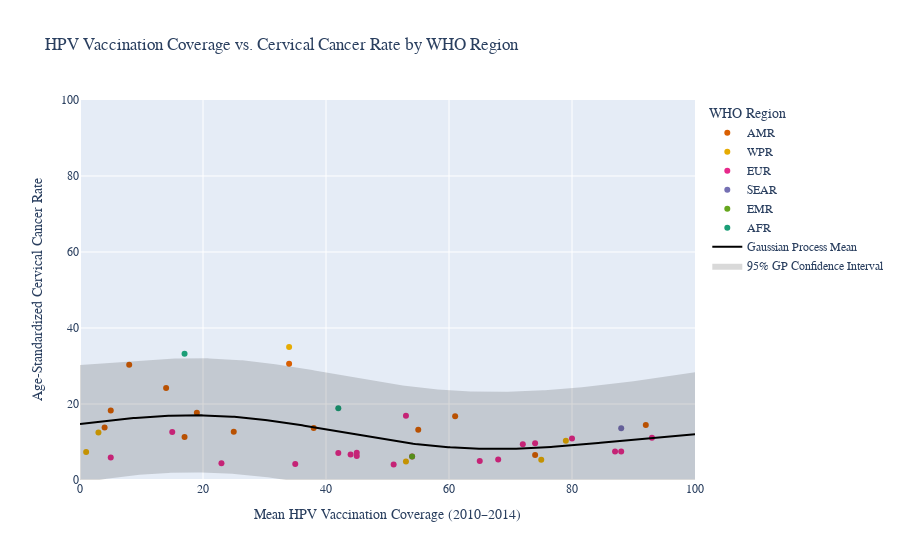

Notebook cell for this chart:
### Code cell
# Define colors for WHO regions
who_colors = {
    "AFR": "#1b9e77",
    "AMR": "#d95f02",
    "SEAR": "#7570b3",
    "EUR": "#e7298a",
    "EMR": "#66a61e",
    "WPR": "#e6ab02"
}

# Prepare X and y for GP (must be 2D arrays)
pos = region_summary[region_summary["mean_coverage_2010_2014"] > 0]
X = pos['mean_coverage_2010_2014'].values.reshape(-1, 1)
y = pos['ASR'].values

# Kernel: smooth function + noise
kernel = RBF(length_scale=20.0) + WhiteKernel(noise_level=1.0)

gp = GaussianProcessRegressor(
    kernel=kernel,
    normalize_y=True,
    random_state=42
)

gp.fit(X, y)

# Create evenly spaced coverage values
X_pred = np.linspace(0, 100, 300).reshape(-1, 1)

# Predict mean and uncertainty
y_mean, y_std = gp.predict(X_pred, return_std=True)



# Initialize the interactive scatter plot
fig = px.scatter(
    pos,
    x='mean_coverage_2010_2014',
    y='ASR',
    color='WHO_REGION',
    color_discrete_map=who_colors,
    hover_data={'NAME': True, 'mean_coverage_2010_2014': ':.2f', 'ASR': ':.2f', 'WHO_REGION': False},
    title='HPV Vaccination Coverage vs. Cervical Cancer Rate by WHO Region',
    labels={
        'mean_coverage_2010_2014': 'Mean HPV Vaccination Coverage (2010–2014)',
        'ASR': 'Age-Standardized Cervical Cancer Rate'
    }
)
# GP mean line
fig.add_trace(
    go.Scatter(
        x=X_pred.flatten(),
        y=y_mean,
        mode='lines',
        name='Gaussian Process Mean',
        line=dict(color='black', width=2)
    )
)

# GP 95% CI
fig.add_trace(
    go.Scatter(
        x=np.concatenate([X_pred.flatten(), X_pred.flatten()[::-1]]),
        y=np.concatenate([
            y_mean + 1.96 * y_std,
            (y_mean - 1.96 * y_std)[::-1]
        ]),
        fill='toself',
        fillcolor='rgba(0,0,0,0.15)',
        line=dict(color='rgba(255,255,255,0)'),
        hoverinfo='skip',
        showlegend=True,
        name='95% GP Confidence Interval'
    )
)


# Customize layout
fig.update_layout(
    font=dict(family="Times New Roman"),
    legend_title_text='WHO Region',
    hovermode='closest'
)
# Add y-axis range limit
fig.update_yaxes(range=[0, 100
                        ])
fig.update_xaxes(range=[0, 100])

# Show the plot
fig.show()

### Figure 1 — Plotly figure (JSON) as saved in the notebook; plotly's stock layout.template omitted (floating-point values rounded to 4 significant figures; data arrays with more than 128 entries replaced by an {"elided": "..."} marker saying what was removed)
{"data": [{"customdata": [["Argentina", "AMR"], ["Barbados", "AMR"], ["Brazil", "AMR"], ["Canada", "AMR"], ["Chile", "AMR"], ["Colombia", "AMR"], ["Ecuador", "AMR"], ["Guyana", "AMR"], ["Mexico", "AMR"], ["Panama", "AMR"], ["Paraguay", "AMR"], ["Suriname", "AMR"], ["Trinidad and Tobago", "AMR"]], "hovertemplate": "Mean HPV Vaccination Coverage (2010–2014)=%{x:.2f}<br>Age-Standardized Cervical Cancer Rate=%{y:.2f}<br>NAME=%{customdata[0]}<extra></extra>", "legendgroup": "AMR", "marker": {"color": "#d95f02", "symbol": "circle"}, "mode": "markers", "name": "AMR", "orientation": "v", "showlegend": true, "type": "scatter", "x": [61, 4, 25, 74, 17, 38, 19, 8, 55, 92, 34, 14, 5], "xaxis": "x", "y": [16.8, 13.8, 12.7, 6.6, 11.3, 13.7, 17.7, 30.3, 13.2, 14.5, 30.6, 24.2, 18.3], "yaxis": "y"}, {"customdata": [["Australia", "WPR"], ["Fiji", "WPR"], ["Japan", "WPR"], ["Malaysia", "WPR"], ["New Zealand", "WPR"], ["Singapore", "WPR"]], "hovertemplate": "Mean HPV Vaccination Coverage (2010–2014)=%{x:.2f}<br>Age-Standardized Cervical Cancer Rate=%{y:.2f}<br>NAME=%{customdata[0]}<extra></extra>", "legendgroup": "WPR", "marker": {"color": "#e6ab02", "symbol": "circle"}, "mode": "markers", "name": "WPR", "orientation": "v", "showlegend": true, "type": "scatter", "x": [75, 34, 3, 79, 53, 1], "xaxis": "x", "y": [5.3, 35.0, 12.5, 10.3, 4.9, 7.4], "yaxis": "y"}, {"customdata": [["Austria", "EUR"], ["Belgium", "EUR"], ["Denmark", "EUR"], ["Germany", "EUR"], ["Hungary", "EUR"], ["Iceland", "EUR"], ["Ireland", "EUR"], ["Israel", "EUR"], ["Italy", "EUR"], ["Latvia", "EUR"], ["Luxembourg", "EUR"], ["Malta", "EUR"], ["North Macedonia", "EUR"], ["Norway", "EUR"], ["Portugal", "EUR"], ["Slovenia", "EUR"], ["Spain", "EUR"], ["Switzerland", "EUR"], ["United Kingdom", "EUR"]], "hovertemplate": "Mean HPV Vaccination Coverage (2010–2014)=%{x:.2f}<br>Age-Standardized Cervical Cancer Rate=%{y:.2f}<br>NAME=%{customdata[0]}<extra></extra>", "legendgroup": "EUR", "marker": {"color": "#e7298a", "symbol": "circle"}, "mode": "markers", "name": "EUR", "orientation": "v", "showlegend": true, "type": "scatter", "x": [5, 45, 74, 42, 15, 72, 87, 54, 65, 53, 23, 35, 44, 80, 93, 45, 68, 51, 88], "xaxis": "x", "y": [5.9, 6.3, 9.7, 7.1, 12.6, 9.4, 7.5, 6.2, 5.0, 16.9, 4.4, 4.2, 6.7, 10.9, 11.1, 7.2, 5.4, 4.1, 7.5], "yaxis": "y"}, {"customdata": [["Bhutan", "SEAR"]], "hovertemplate": "Mean HPV Vaccination Coverage (2010–2014)=%{x:.2f}<br>Age-Standardized Cervical Cancer Rate=%{y:.2f}<br>NAME=%{customdata[0]}<extra></extra>", "legendgroup": "SEAR", "marker": {"color": "#7570b3", "symbol": "circle"}, "mode": "markers", "name": "SEAR", "orientation": "v", "showlegend": true, "type": "scatter", "x": [88], "xaxis": "x", "y": [13.6], "yaxis": "y"}, {"customdata": [["Israel", "EMR"]], "hovertemplate": "Mean HPV Vaccination Coverage (2010–2014)=%{x:.2f}<br>Age-Standardized Cervical Cancer Rate=%{y:.2f}<br>NAME=%{customdata[0]}<extra></extra>", "legendgroup": "EMR", "marker": {"color": "#66a61e", "symbol": "circle"}, "mode": "markers", "name": "EMR", "orientation": "v", "showlegend": true, "type": "scatter", "x": [54], "xaxis": "x", "y": [6.2], "yaxis": "y"}, {"customdata": [["Rwanda", "AFR"], ["South Africa", "AFR"]], "hovertemplate": "Mean HPV Vaccination Coverage (2010–2014)=%{x:.2f}<br>Age-Standardized Cervical Cancer Rate=%{y:.2f}<br>NAME=%{customdata[0]}<extra></extra>", "legendgroup": "AFR", "marker": {"color": "#1b9e77", "symbol": "circle"}, "mode": "markers", "name": "AFR", "orientation": "v", "showlegend": true, "type": "scatter", "x": [42, 17], "xaxis": "x", "y": [18.9, 33.2], "yaxis": "y"}, {"line": {"color": "black", "width": 2}, "mode": "lines", "name": "Gaussian Process Mean", "type": "scatter", "x": {"elided": "300 float values"}, "y": {"elided": "300 float values"}}, {"fill": "toself", "fillcolor": "rgba(0,0,0,0.15)", "hoverinfo": "skip", "line": {"color": "rgba(255,255,255,0)"}, "name": "95% GP Confidence Interval", "showlegend": true, "type": "scatter", "x": {"elided": "600 float values"}, "y": {"elided": "600 float values"}}], "layout": {"font": {"family": "Times New Roman"}, "hovermode": "closest", "legend": {"title": {"text": "WHO Region"}, "tracegroupgap": 0}, "title": {"text": "HPV Vaccination Coverage vs. Cervical Cancer Rate by WHO Region"}, "xaxis": {"anchor": "y", "domain": [0, 1], "range": [0, 100], "title": {"text": "Mean HPV Vaccination Coverage (2010–2014)"}}, "yaxis": {"anchor": "x", "domain": [0, 1], "range": [0, 100], "title": {"text": "Age-Standardized Cervical Cancer Rate"}}}}
